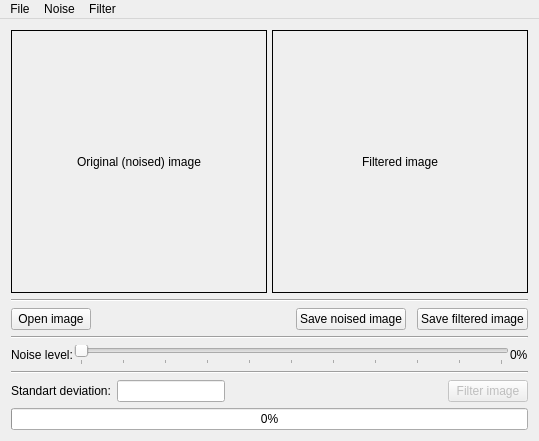
<?xml version="1.0" encoding="UTF-8"?>
<ui version="4.0">
 <class>MainWindow</class>
 <widget class="QMainWindow" name="MainWindow">
  <property name="geometry">
   <rect>
    <x>0</x>
    <y>0</y>
    <width>537</width>
    <height>441</height>
   </rect>
  </property>
  <property name="sizePolicy">
   <sizepolicy hsizetype="Preferred" vsizetype="Preferred">
    <horstretch>0</horstretch>
    <verstretch>0</verstretch>
   </sizepolicy>
  </property>
  <property name="maximumSize">
   <size>
    <width>1000000</width>
    <height>1000000</height>
   </size>
  </property>
  <property name="windowTitle">
   <string>FFilter</string>
  </property>
  <widget class="QWidget" name="centralWidget">
   <layout class="QVBoxLayout" name="verticalLayout">
    <item>
     <layout class="QHBoxLayout" name="horizontalLayout">
      <property name="spacing">
       <number>0</number>
      </property>
      <item>
       <widget class="QLabel" name="originalImgLbl">
        <property name="sizePolicy">
         <sizepolicy hsizetype="Expanding" vsizetype="Expanding">
          <horstretch>0</horstretch>
          <verstretch>0</verstretch>
         </sizepolicy>
        </property>
        <property name="minimumSize">
         <size>
          <width>256</width>
          <height>256</height>
         </size>
        </property>
        <property name="maximumSize">
         <size>
          <width>1024</width>
          <height>1024</height>
         </size>
        </property>
        <property name="frameShape">
         <enum>QFrame::Box</enum>
        </property>
        <property name="text">
         <string>Original (noised) image</string>
        </property>
        <property name="scaledContents">
         <bool>true</bool>
        </property>
        <property name="alignment">
         <set>Qt::AlignCenter</set>
        </property>
        <property name="textInteractionFlags">
         <set>Qt::NoTextInteraction</set>
        </property>
       </widget>
      </item>
      <item>
       <spacer name="horizontalSpacer">
        <property name="orientation">
         <enum>Qt::Horizontal</enum>
        </property>
        <property name="sizeType">
         <enum>QSizePolicy::Fixed</enum>
        </property>
        <property name="sizeHint" stdset="0">
         <size>
          <width>5</width>
          <height>20</height>
         </size>
        </property>
       </spacer>
      </item>
      <item>
       <widget class="QLabel" name="resultImgLbl">
        <property name="sizePolicy">
         <sizepolicy hsizetype="Expanding" vsizetype="Expanding">
          <horstretch>0</horstretch>
          <verstretch>0</verstretch>
         </sizepolicy>
        </property>
        <property name="minimumSize">
         <size>
          <width>256</width>
          <height>256</height>
         </size>
        </property>
        <property name="maximumSize">
         <size>
          <width>1024</width>
          <height>1024</height>
         </size>
        </property>
        <property name="frameShape">
         <enum>QFrame::Box</enum>
        </property>
        <property name="text">
         <string>Filtered image</string>
        </property>
        <property name="scaledContents">
         <bool>true</bool>
        </property>
        <property name="alignment">
         <set>Qt::AlignCenter</set>
        </property>
        <property name="textInteractionFlags">
         <set>Qt::NoTextInteraction</set>
        </property>
       </widget>
      </item>
     </layout>
    </item>
    <item>
     <widget class="Line" name="line_1">
      <property name="orientation">
       <enum>Qt::Horizontal</enum>
      </property>
     </widget>
    </item>
    <item>
     <layout class="QHBoxLayout" name="horizontalLayout_5">
      <item>
       <widget class="QPushButton" name="openImgPB">
        <property name="text">
         <string>Open image</string>
        </property>
       </widget>
      </item>
      <item>
       <spacer name="horizontalSpacer_6">
        <property name="orientation">
         <enum>Qt::Horizontal</enum>
        </property>
        <property name="sizeHint" stdset="0">
         <size>
          <width>40</width>
          <height>20</height>
         </size>
        </property>
       </spacer>
      </item>
      <item>
       <widget class="QPushButton" name="saveNoisedImgPB">
        <property name="text">
         <string>Save noised image</string>
        </property>
       </widget>
      </item>
      <item>
       <spacer name="horizontalSpacer_7">
        <property name="orientation">
         <enum>Qt::Horizontal</enum>
        </property>
        <property name="sizeType">
         <enum>QSizePolicy::Fixed</enum>
        </property>
        <property name="sizeHint" stdset="0">
         <size>
          <width>5</width>
          <height>20</height>
         </size>
        </property>
       </spacer>
      </item>
      <item>
       <widget class="QPushButton" name="saveFilteredImgPB">
        <property name="text">
         <string>Save filtered image</string>
        </property>
       </widget>
      </item>
     </layout>
    </item>
    <item>
     <widget class="Line" name="line_2">
      <property name="orientation">
       <enum>Qt::Horizontal</enum>
      </property>
     </widget>
    </item>
    <item>
     <layout class="QHBoxLayout" name="horizontalLayout_3">
      <item>
       <layout class="QHBoxLayout" name="horizontalLayout_2">
        <property name="spacing">
         <number>1</number>
        </property>
        <property name="sizeConstraint">
         <enum>QLayout::SetMinimumSize</enum>
        </property>
        <item>
         <widget class="QLabel" name="noiseLevelLbl">
          <property name="sizePolicy">
           <sizepolicy hsizetype="Preferred" vsizetype="Minimum">
            <horstretch>0</horstretch>
            <verstretch>0</verstretch>
           </sizepolicy>
          </property>
          <property name="maximumSize">
           <size>
            <width>16777215</width>
            <height>30</height>
           </size>
          </property>
          <property name="text">
           <string>Noise level:</string>
          </property>
         </widget>
        </item>
        <item>
         <widget class="QSlider" name="noiseLeveler">
          <property name="enabled">
           <bool>false</bool>
          </property>
          <property name="sizePolicy">
           <sizepolicy hsizetype="MinimumExpanding" vsizetype="Minimum">
            <horstretch>0</horstretch>
            <verstretch>0</verstretch>
           </sizepolicy>
          </property>
          <property name="minimumSize">
           <size>
            <width>120</width>
            <height>20</height>
           </size>
          </property>
          <property name="maximumSize">
           <size>
            <width>16777215</width>
            <height>30</height>
           </size>
          </property>
          <property name="maximum">
           <number>100</number>
          </property>
          <property name="value">
           <number>0</number>
          </property>
          <property name="tracking">
           <bool>true</bool>
          </property>
          <property name="orientation">
           <enum>Qt::Horizontal</enum>
          </property>
          <property name="tickPosition">
           <enum>QSlider::TicksBelow</enum>
          </property>
          <property name="tickInterval">
           <number>10</number>
          </property>
         </widget>
        </item>
        <item>
         <widget class="QLabel" name="noisePrcLbl">
          <property name="sizePolicy">
           <sizepolicy hsizetype="Preferred" vsizetype="Minimum">
            <horstretch>0</horstretch>
            <verstretch>0</verstretch>
           </sizepolicy>
          </property>
          <property name="maximumSize">
           <size>
            <width>16777215</width>
            <height>30</height>
           </size>
          </property>
          <property name="text">
           <string>0%</string>
          </property>
         </widget>
        </item>
       </layout>
      </item>
     </layout>
    </item>
    <item>
     <widget class="Line" name="line_3">
      <property name="orientation">
       <enum>Qt::Horizontal</enum>
      </property>
     </widget>
    </item>
    <item>
     <layout class="QHBoxLayout" name="horizontalLayout_4">
      <item>
       <widget class="QLabel" name="sdLbl">
        <property name="sizePolicy">
         <sizepolicy hsizetype="Preferred" vsizetype="Minimum">
          <horstretch>0</horstretch>
          <verstretch>0</verstretch>
         </sizepolicy>
        </property>
        <property name="maximumSize">
         <size>
          <width>16777215</width>
          <height>30</height>
         </size>
        </property>
        <property name="text">
         <string>Standart deviation:</string>
        </property>
       </widget>
      </item>
      <item>
       <widget class="QLineEdit" name="sdLE">
        <property name="sizePolicy">
         <sizepolicy hsizetype="Preferred" vsizetype="Minimum">
          <horstretch>0</horstretch>
          <verstretch>0</verstretch>
         </sizepolicy>
        </property>
        <property name="maximumSize">
         <size>
          <width>16777215</width>
          <height>30</height>
         </size>
        </property>
        <property name="readOnly">
         <bool>true</bool>
        </property>
       </widget>
      </item>
      <item>
       <spacer name="horizontalSpacer_3">
        <property name="orientation">
         <enum>Qt::Horizontal</enum>
        </property>
        <property name="sizeHint" stdset="0">
         <size>
          <width>40</width>
          <height>20</height>
         </size>
        </property>
       </spacer>
      </item>
      <item>
       <widget class="QPushButton" name="filterPB">
        <property name="enabled">
         <bool>false</bool>
        </property>
        <property name="sizePolicy">
         <sizepolicy hsizetype="Minimum" vsizetype="Minimum">
          <horstretch>0</horstretch>
          <verstretch>0</verstretch>
         </sizepolicy>
        </property>
        <property name="maximumSize">
         <size>
          <width>16777215</width>
          <height>23</height>
         </size>
        </property>
        <property name="contextMenuPolicy">
         <enum>Qt::DefaultContextMenu</enum>
        </property>
        <property name="text">
         <string>Filter image</string>
        </property>
       </widget>
      </item>
     </layout>
    </item>
    <item>
     <widget class="QProgressBar" name="progressBar">
      <property name="enabled">
       <bool>true</bool>
      </property>
      <property name="sizePolicy">
       <sizepolicy hsizetype="Preferred" vsizetype="Minimum">
        <horstretch>0</horstretch>
        <verstretch>0</verstretch>
       </sizepolicy>
      </property>
      <property name="minimumSize">
       <size>
        <width>80</width>
        <height>20</height>
       </size>
      </property>
      <property name="maximumSize">
       <size>
        <width>16777215</width>
        <height>30</height>
       </size>
      </property>
      <property name="value">
       <number>0</number>
      </property>
     </widget>
    </item>
   </layout>
   <zorder>progressBar</zorder>
   <zorder>line_1</zorder>
   <zorder></zorder>
   <zorder>line_2</zorder>
   <zorder>line_3</zorder>
  </widget>
  <widget class="QMenuBar" name="menuBar">
   <property name="geometry">
    <rect>
     <x>0</x>
     <y>0</y>
     <width>537</width>
     <height>20</height>
    </rect>
   </property>
   <widget class="QMenu" name="menuFile">
    <property name="title">
     <string>File</string>
    </property>
    <addaction name="actionExit"/>
   </widget>
   <widget class="QMenu" name="menuFilter">
    <property name="title">
     <string>Filter</string>
    </property>
    <addaction name="actionAggregFilterSettings"/>
    <addaction name="actionMaskFilterSettings"/>
   </widget>
   <widget class="QMenu" name="menuNoise">
    <property name="title">
     <string>Noise</string>
    </property>
    <addaction name="actionNoiseSettings"/>
   </widget>
   <addaction name="menuFile"/>
   <addaction name="menuNoise"/>
   <addaction name="menuFilter"/>
  </widget>
  <action name="actionOpen">
   <property name="text">
    <string>Open image</string>
   </property>
  </action>
  <action name="actionExit">
   <property name="text">
    <string>Exit</string>
   </property>
  </action>
  <action name="actionAggregFilterSettings">
   <property name="text">
    <string>Aggregation filter settings</string>
   </property>
  </action>
  <action name="actionMaskFilterSettings">
   <property name="text">
    <string>Filter mask settings</string>
   </property>
  </action>
  <action name="actionNoiseSettings">
   <property name="text">
    <string>Noise settings</string>
   </property>
  </action>
 </widget>
 <layoutdefault spacing="6" margin="11"/>
 <resources/>
 <connections>
  <connection>
   <sender>actionExit</sender>
   <signal>triggered()</signal>
   <receiver>MainWindow</receiver>
   <slot>close()</slot>
   <hints>
    <hint type="sourcelabel">
     <x>-1</x>
     <y>-1</y>
    </hint>
    <hint type="destinationlabel">
     <x>330</x>
     <y>318</y>
    </hint>
   </hints>
  </connection>
 </connections>
</ui>
